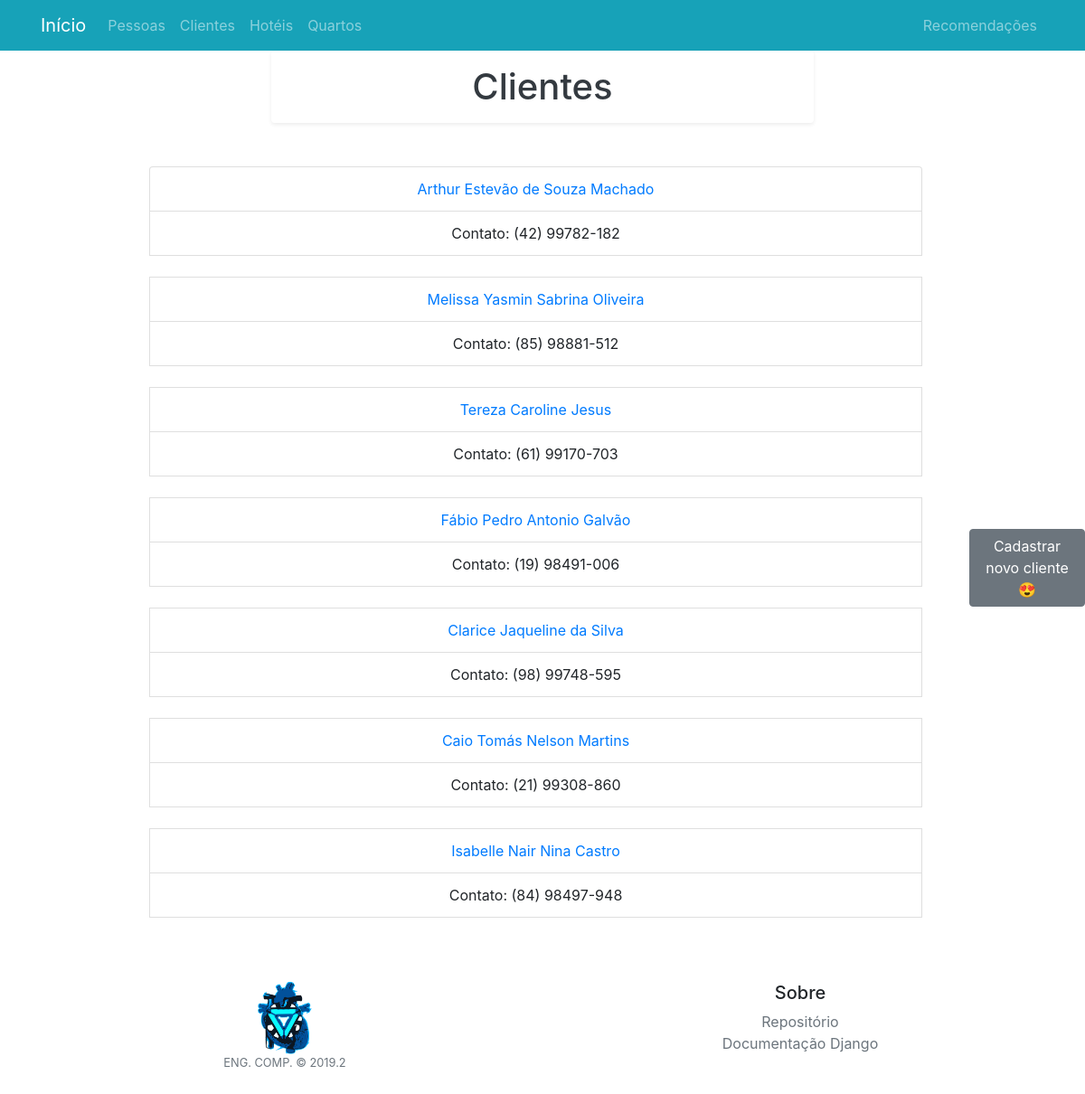
Page /cliente/view on the committed database.
### apps/core/models.py (models this page shows, shortened)
class Cliente(models.Model):
	telefone = models.CharField(verbose_name='Telefone', max_length=14)
	pessoa = models.OneToOneField(verbose_name='Pessoa', to=Pessoa, on_delete=models.CASCADE)
	def __str__(self):
		return self.pessoa.nome

class Pessoa(models.Model):
	nome = models.CharField(verbose_name='Nome', max_length=100)
	cpf = models.CharField(verbose_name='CPF', max_length=14)
	email = models.EmailField(verbose_name='Email')

### apps/api/views.py (the view)
# urls.py: path('cliente/view', cliente_view, name='cliente_view'),
def cliente_view(request):
    context = dict()
    context['clientes'] = Cliente.objects.all()
    context['tipo'] = 'clientes'
    return render(request, 'view.html', context=context)

### templates/view.html (shortened to what this page needs)
{% extends 'base.html' %}
{% load static %}
{% block content %}
  <head>
  </head>
  <body>
      {% if tipo == 'clientes' %}
          <h1 class="text-center container col-6 mb-2 bg-light text-dark shadow-sm p-3 mb-5 bg-white rounded">Clientes</h1>
          <a href="{% url 'cliente_create' %}" class="btn btn-secondary" id="menu">Cadastrar novo cliente &#128525</a>
          <div class="col-9 container">
              <ul class="container list-group">
                {% for cliente in clientes %}
                  <li class="text-center list-group-item">
                      <a href="{% url 'cliente_edit' cliente.id %}">{{ cliente }}</a>
                      <li class="text-center list-group-item">
                            <a class="text-center">Contato: {{ cliente.telefone }}</a>
                      </li>
                  </li>
                  <br>
                {% endfor %}
              </ul>
          </div>
      {% else %}
          <h1>Erro!</h1>
      {% endif %}
  </body>
</html>
{% endblock %}

### apps/api/static/css/custom.css (style rules this page uses)
#menu { position: fixed; right: 0; top: 50%; width: 8em; margin-top: -2.5em; }

### rows in the picture
Cliente: pessoa.nome "Arthur Estevão de Souza Machado", telefone "(42) 99782-182"
Cliente: pessoa.nome "Melissa Yasmin Sabrina Oliveira", telefone "(85) 98881-512"
Cliente: pessoa.nome "Tereza Caroline Jesus", telefone "(61) 99170-703"
Cliente: pessoa.nome "Fábio Pedro Antonio Galvão", telefone "(19) 98491-006"
Cliente: pessoa.nome "Clarice Jaqueline da Silva", telefone "(98) 99748-595"
Cliente: pessoa.nome "Caio Tomás Nelson Martins", telefone "(21) 99308-860"
Cliente: pessoa.nome "Isabelle Nair Nina Castro", telefone "(84) 98497-948"
